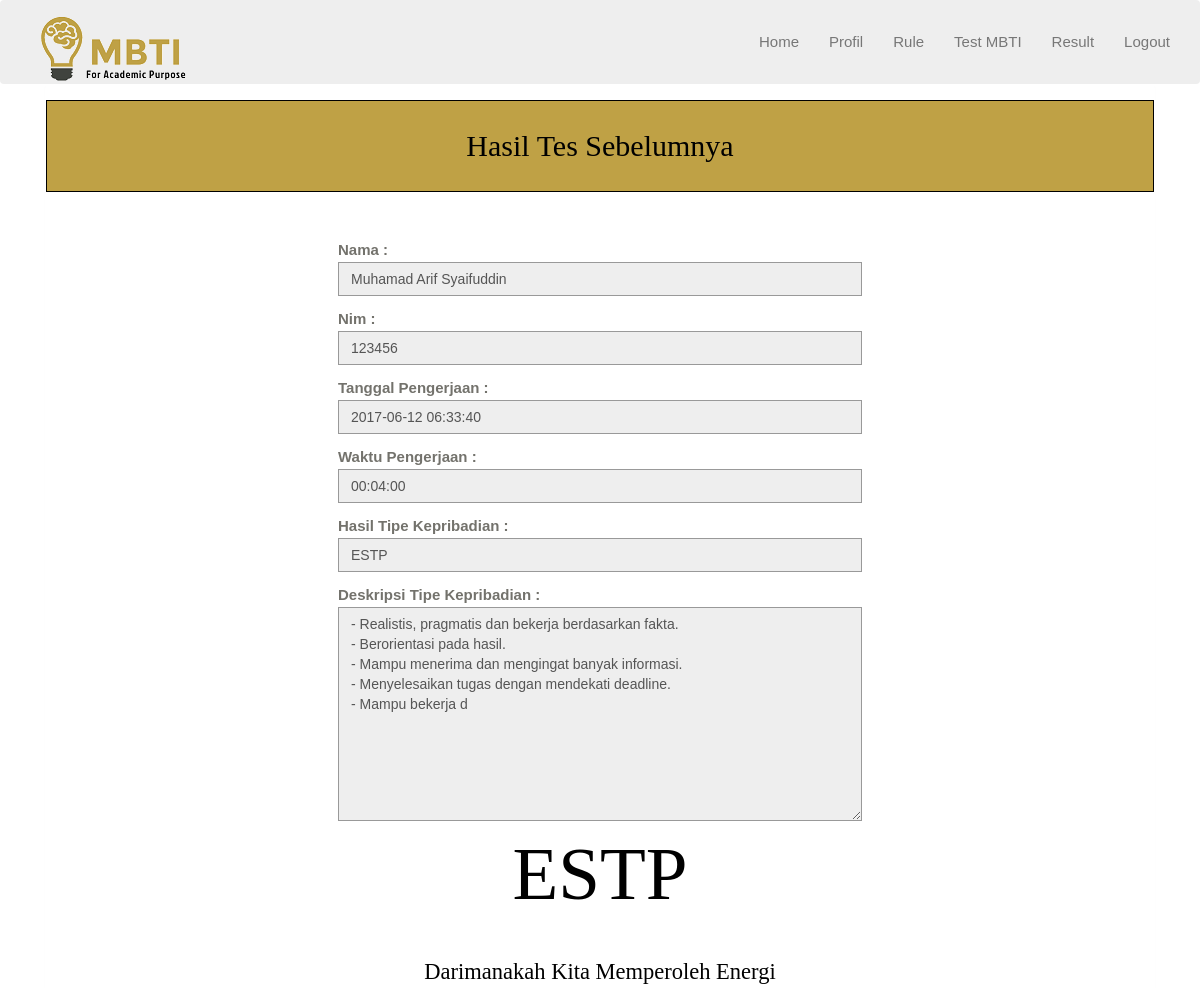
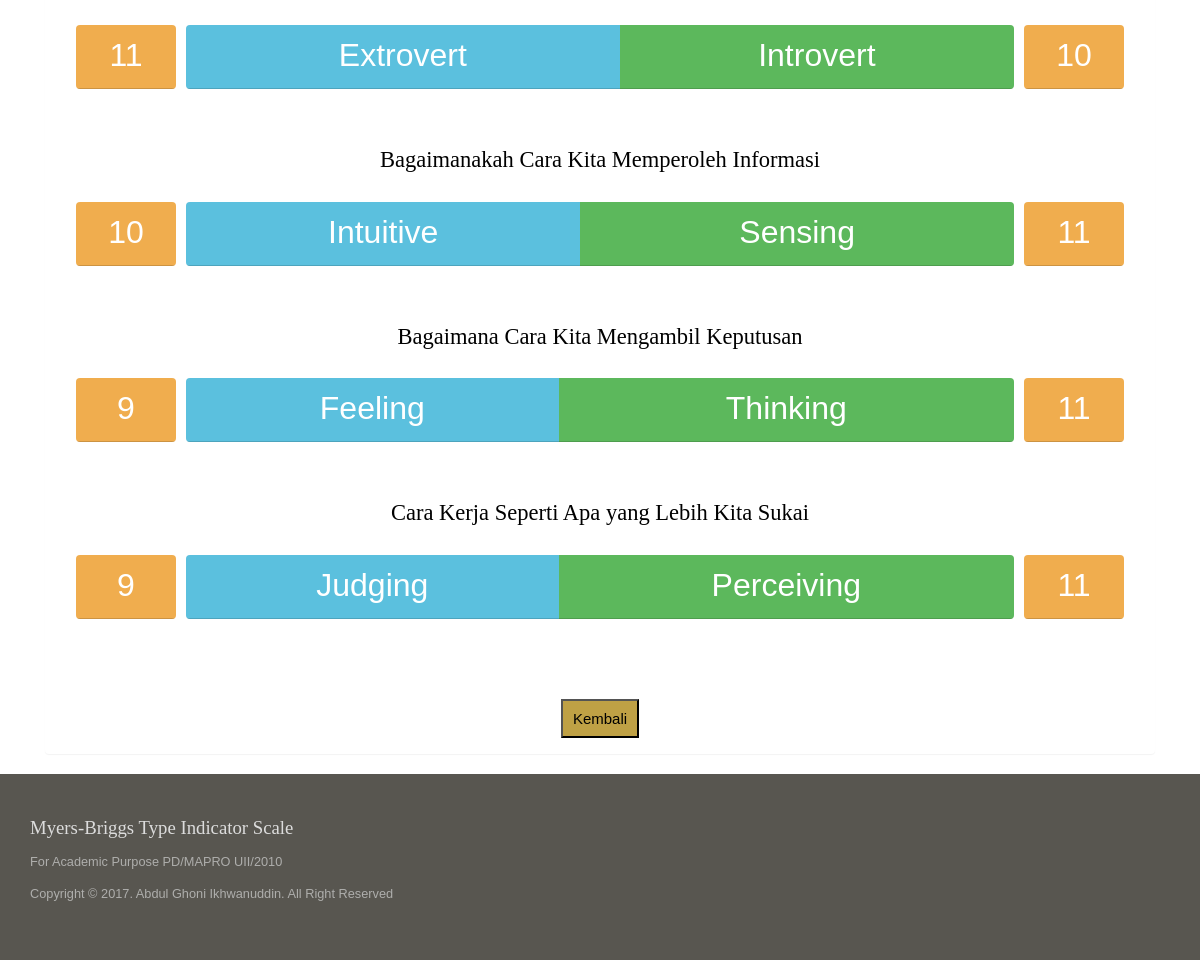
The page /mahasiswa/index.php?hal=detail&id=2&tipe=sebelumnya (signed in) on the database its author committed (2 pictures, top to bottom).
### tables this page shows
CREATE TABLE `result` (
  `id_result` int(11) NOT NULL,
  `id_tipekepribadian` int(11) NOT NULL,
  `id_mahasiswa` int(11) NOT NULL,
  `tgl_pengerjaan` datetime NOT NULL,
  `waktu_selesai` time NOT NULL
);

CREATE TABLE `mahasiswa` (
  `id_mahasiswa` int(12) NOT NULL,
  `id_dpa` int(12) DEFAULT NULL,
  `nim` int(12) NOT NULL,
  `nama` varchar(45) NOT NULL,
  `alamat` varchar(45) NOT NULL,
  `email` varchar(45) NOT NULL,
  `program_studi` varchar(45) NOT NULL,
  `indeks_prestasi` varchar(4) NOT NULL,
  `foto` text NOT NULL
);

CREATE TABLE `tipe_kepribadian` (
  `id_tipekepribadian` int(11) NOT NULL,
  `nama` varchar(12) NOT NULL,
  `deskripsi` text NOT NULL
);

CREATE TABLE `soal` (
  `id_soal` int(11) NOT NULL,
  `no_urut` int(2) NOT NULL,
  `nama_soal` varchar(250) NOT NULL
);

### mahasiswa/detail.php (the view, shortened to what this page needs)
<?php
if(isset($_GET['id'])){
$id = $_GET['id'];
if(isset($_GET['tipe']) && $_GET['tipe']=='sebelumnya'){
    $judul = "Hasil Tes Sebelumnya";
}else{
    $judul = "Detail Hasil Tipe Kepribadian MBTI";
}
$sql = "SELECT result.*, mahasiswa.nama, mahasiswa.nim, tipe_kepribadian.nama as tipe_kepribadian, tipe_kepribadian.deskripsi
    FROM result INNER JOIN mahasiswa ON result.id_mahasiswa = mahasiswa.id_mahasiswa
    INNER JOIN tipe_kepribadian ON result.`id_tipekepribadian` = tipe_kepribadian.id_tipekepribadian
    WHERE mahasiswa.id_mahasiswa='".$hasil_mhs['id_mahasiswa']."'
    AND result.id_result = $id";
$run = mysql_query($sql);
$data = mysql_fetch_array($run);
?>
<?php
$kategori = array();
$sql_kategori = mysql_query("SELECT * FROM kategori ORDER BY nama_kategori ");
while($hasil_kategori = mysql_fetch_array($sql_kategori)) {
    $kategori[$hasil_kategori['id_kategori']] = $hasil_kategori['nama_kategori'];
}
?>
<div class="row">
    <h2 style="text-align: center; border: 1px solid black; background-color: #bfa145; color: black; margin-bottom: 50px;" ><?php echo $judul;?></h2>
    <?php
    if(isset($_GET['tipe']) && $_GET['tipe']=='sebelumnya'){
    ?>
    <div class="col-sm-3"></div>
    <div class="col-sm-6">
        <div class="form-group">
            <label>Nama :</label>
            <input readonly type="text" class="form-control"  placeholder="Name" value="<?php echo $data['nama']?>">
        </div>
        <div class="form-group">
            <label>Nim :</label>
            <input readonly type="text" class="form-control"  placeholder="Nim" value="<?php echo $data['nim']?>">
        </div>
        <div class="form-group">
            <label>Tanggal Pengerjaan :</label>
            <input readonly type="text" class="form-control" value="<?php echo $data['tgl_pengerjaan']?>">
        </div>
        <div class="form-group">
            <label>Waktu Pengerjaan :</label>
            <input readonly type="text" class="form-control" value="<?php echo $data['waktu_selesai']?>">
        </div>
        <div class="form-group">
            <label>Hasil Tipe Kepribadian :</label>
            <input readonly type="text" class="form-control" name="hasil" value="<?php echo $data['tipe_kepribadian']?>">
        </div>
        <div class="form-group">
            <label>Deskripsi Tipe Kepribadian :</label>
            <textarea readonly type="text" class="form-control" rows="10"><?php echo $data['deskripsi']?></textarea>
        </div>
    </div>
    <div class="col-sm-3"></div>
    <?php
    }
    ?>
    <h1 style="text-align: center; color: black; margin-bottom: 50px;" ><?php echo $data['tipe_kepribadian']?></h1>
    <?php
    $sql_soal = "SELECT * FROM soal ORDER BY no_urut";
    $eks_soal = mysql_query($sql_soal);
    while ($hasil_soal = mysql_fetch_array($eks_soal)) {
    ?>
    <div class="col-sm-12">
        <h3 style="text-align: center; color: black; margin-bottom: 30px;" ><?php echo $hasil_soal['nama_soal'];?></h3>
        <?php
        $sql_konten = "SELECT k.id_kategori, k.nama_kategori
        FROM konten_soal ks JOIN kategori k ON ks.id_kategori=k.id_kategori
        WHERE id_soal='".$hasil_soal['id_soal']."' GROUP BY id_soal, k.id_kategori ORDER BY id_kategori";
        $eks_konten = mysql_query($sql_konten);
        $bar = array();
        $total_bar = 0;
        $idx = 1;
        while ($hasil_konten = mysql_fetch_array($eks_konten)) {
            $nilai = 0;
            $sql_nilai = "SELECT nilai FROM nilai n
            JOIN konten_soal ks ON n.kode_soal=ks.kode_soal
            JOIN kategori k ON ks.id_kategori=k.id_kategori
            WHERE id_result='".$data['id_result']."'
            AND k.id_kategori='".$hasil_konten['id_kategori']."' ";
            $eks_nilai = mysql_query($sql_nilai);
            while ($hasil_nilai = mysql_fetch_array($eks_nilai)) {
                $nilai += $hasil_nilai['nilai'];
            }
            if($idx%2==0){
                $type = "success";
            }else{
                $type = "info";
            }
            $bar[$hasil_konten['id_kategori']] = $nilai;
            $total_bar += $nilai;
            $idx++;
        }
        $kiri = 0;
        $kanan = 0;
        $idx = 1;
        foreach ($bar as $id_kategori => $total_nilai) {
            if($idx%2==0){
                $kanan = $total_nilai;
            }else{
                $kiri = $total_nilai;
            }
            $idx++;
        }
        ?>
        <div class="col-sm-12">
            <div class="media">
                <div class="media-left" style="width: 10%">
                    <div class="progress vertical">
                        <div class="progress-bar progress-bar-warning" style="width: 100%">
                            <span class="text-middle info-nilai"><?php echo $kiri;?></span>
                        </div>
                    </div>
                </div>
                <div class="media-body" style="width: 100%">
                    <div class="progress vertical">
                        <?php
                        $idx = 1;
                        foreach ($bar as $id_kategori => $total_nilai) {
                            if($idx%2==0){
                                $type = "success";
                            }else{
                                $type = "info";
                            }
                            if($total_bar>0){
                                $persen = ($total_nilai)*(100/$total_bar);
                            }else{
                                $persen = 0;
                            }
                        ?>
                          <div class="progress-bar progress-bar-<?php echo $type;?>" style="width: <?php echo $persen;?>%">
                            <span class="text-middle"><?php echo $kategori[$id_kategori];?></span>
                          </div>
                        <?php
                            $idx++;
                        }
                        ?>
                    </div>
                </div>
                <div class="media-right">
                   <div class="progress vertical">
                        <div class="progress-bar progress-bar-warning" style="width: 100%">
                            <span class="text-middle info-nilai"><?php echo $kanan;?></span>
                        </div>
                    </div>
                </div>
            </div>
        </div>
    </div>
    <div class="col-sm-12" style="clear:both;padding-bottom: 40px;"></div>
    <?php
    }
    ?>
    <center>
    <a href="index.php?hal=result">
    <button style="padding: 10px; margin-top: 20px; background-color: #bfa145; color: black;" type="button">Kembali</button>
    </a>
    </center>
</div>
<?php
}else{
    echo "<meta http-equiv='Refresh' content='0; url=index.php?hal=result'>";
}
?>

### assets/style.css (style rules this page uses)
body { background-color: #fff;font-family: 'Raleway', sans-serif;font-size: 15px;line-height: 15px; color: #73726C; }
.btn,a,a:hover { text-decoration: none;-webkit-transition: all 0.3s ease-in-out;-moz-transition: all 0.3s ease-in-out;-ms-transition: all 0.3s ease-in-out;-o-transition: all 0.3s ease-in-out;transition: all 0.3s ease-in-out;outline:0 ; }
h1,h2,h3,h4,h5,h6 { font-family:'Old Standard TT', serif;line-height: 1em;margin: 0; }
h1 { font-size: 5em; }
h1.title,h2 { font-size: 2em;line-height: 3em; }
h3 { font-size: 1.5em; margin-bottom: 0.70em; }
.form-control { border: 1px solid #999;border-radius:0;box-shadow:none !important; }

### mahasiswa/detail.php (style rules this page uses)
.progress.vertical { min-height: 64px; -webkit-box-shadow: none; -moz-box-shadow: none; box-shadow: none; border: none; }
.text-middle { padding-top:20px; font-size: 32px; display: block; width: 100%; }
.info-nilai { width: 100px; height: 100px; }

### rows shown on the page
result: id_mahasiswa.nama "Muhamad Arif Syaifuddin", id_mahasiswa.nim "123456", tgl_pengerjaan "2017-06-12 06:33:40", waktu_selesai "00:04:00", hasil "ESTP", id_tipekepribadian.deskripsi "- Realistis, pragmatis dan bekerja berdasarkan fakta. - Berorientasi pada hasil. - Mampu menerima dan mengingat banyak informasi. - Menyelesaikan tugas dengan mendekati deadline. - Mampu bekerja d", id_tipekepribadian.nama "ESTP"
soal: nama_soal "Darimanakah Kita Memperoleh Energi", kiri "11", $persen 52.380952380952 (drawn), id_kategori "Extrovert", $persen 47.619047619048 (drawn), id_kategori "Introvert", kanan "10"
soal: nama_soal "Bagaimanakah Cara Kita Memperoleh Informasi", kiri "10", $persen 47.619047619048 (drawn), id_kategori "Intuitive", $persen 52.380952380952 (drawn), id_kategori "Sensing", kanan "11"
soal: nama_soal "Bagaimana Cara Kita Mengambil Keputusan", kiri "9", $persen 45 (drawn), id_kategori "Feeling", $persen 55 (drawn), id_kategori "Thinking", kanan "11"
soal: nama_soal "Cara Kerja Seperti Apa yang Lebih Kita Sukai", kiri "9", $persen 45 (drawn), id_kategori "Judging", $persen 55 (drawn), id_kategori "Perceiving", kanan "11"

### other values the page prints
$judul "Hasil Tes Sebelumnya"
title "Myers-Briggs Type Indicator Scale"
keterangan "For Academic Purpose PD/MAPRO UII/2010"
author "Copyright © 2017. Abdul Ghoni Ikhwanuddin. All Right Reserved"
